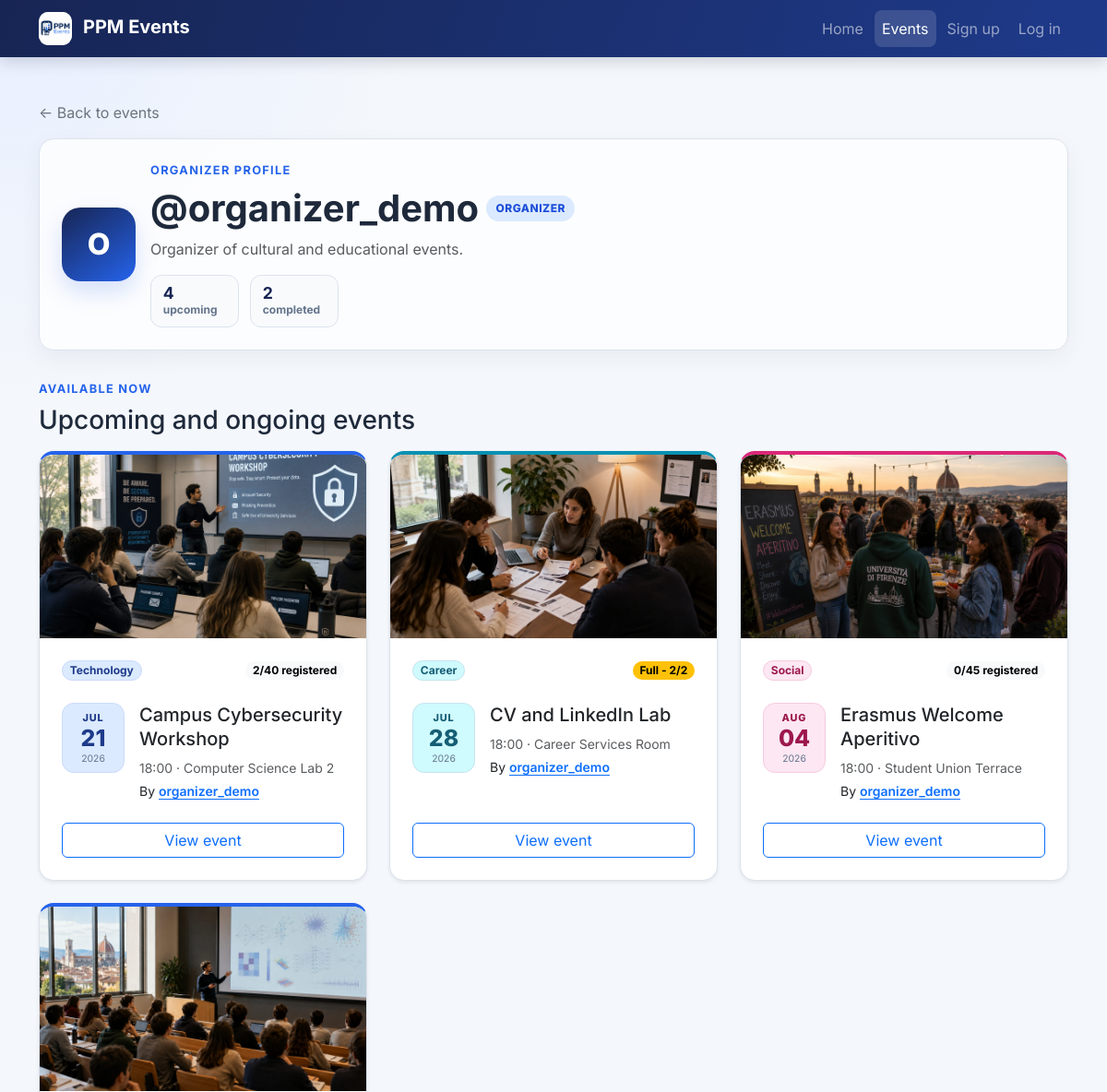
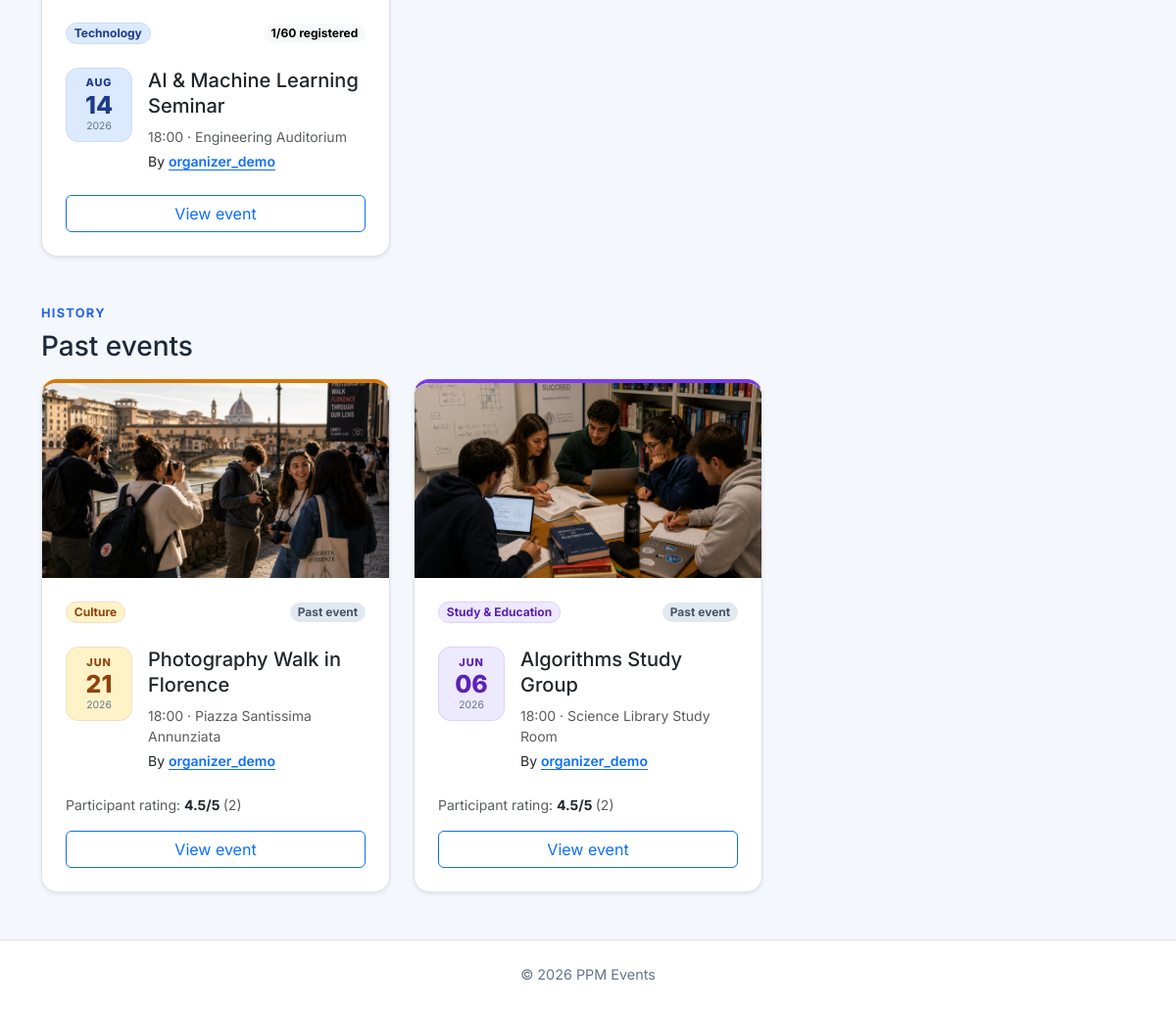
Screenshot of /organizers/35/events/ with the database file from the repository (2 pictures, top to bottom).
### accounts/models.py (models this page shows, shortened)
class Profile(models.Model):
    user = models.OneToOneField(
        settings.AUTH_USER_MODEL,
        on_delete=models.CASCADE,
        related_name="profile",
    )
    bio = models.TextField(blank=True)
    created_at = models.DateTimeField(auto_now_add=True)
    updated_at = models.DateTimeField(auto_now=True)
    class Meta:
        ordering = ["user__username"]

### events/models.py (models this page shows, shortened)
class Event(models.Model):
    class Status(models.TextChoices):
        DRAFT = "draft", "Draft"
        PUBLISHED = "published", "Published"
        CANCELLED = "cancelled", "Cancelled"
    organizer = models.ForeignKey(
        settings.AUTH_USER_MODEL,
        on_delete=models.CASCADE,
        related_name="organized_events",
    )
    category = models.ForeignKey(
        Category,
        on_delete=models.PROTECT,
        related_name="events",
        null=True,
        blank=True,
    )
    title = models.CharField(max_length=200)
    description = models.TextField()
    image = models.ImageField(
        upload_to="event_images/%Y/%m/",
        blank=True,
        validators=[
            FileExtensionValidator(
                allowed_extensions=ALLOWED_EVENT_IMAGE_EXTENSIONS
            ),
            validate_event_image_size,
        ],
    )
    starts_at = models.DateTimeField()
    ends_at = models.DateTimeField()
    location = models.CharField(max_length=255)
    capacity = models.PositiveIntegerField(
        validators=[MinValueValidator(1)],
    )
    status = models.CharField(
        max_length=20,
        choices=Status.choices,
        default=Status.DRAFT,
    )
    created_at = models.DateTimeField(auto_now_add=True)
    updated_at = models.DateTimeField(auto_now=True)
    objects = EventQuerySet.as_manager()
    class Meta:
        ordering = ["starts_at", "title"]
        constraints = [
            models.CheckConstraint(
                condition=Q(capacity__gte=1),
                name="event_capacity_at_least_one",
            ),
            models.CheckConstraint(
                condition=Q(ends_at__gt=F("starts_at")),
                name="event_ends_after_start",
            ),
        ]
        indexes = [
            models.Index(fields=["status", "starts_at"]),
            models.Index(fields=["organizer", "starts_at"]),
        ]
    def get_absolute_url(self):
        return reverse("events:detail", kwargs={"pk": self.pk})
    @property
    def has_ended(self):
        return self.ends_at <= timezone.now()

class Category(models.Model):
    name = models.CharField(max_length=80, unique=True)
    slug = models.SlugField(max_length=80, unique=True)
    class Meta:
        ordering = ["name"]
        verbose_name_plural = "categories"

### events/views.py (the view)
class OrganizerEventHistoryView(TemplateView):
    template_name = "events/organizer_event_history.html"
    def get_context_data(self, **kwargs):
        context = super().get_context_data(**kwargs)
        organizer = get_object_or_404(
            get_user_model()
            .objects.select_related("profile")
            .filter(
                organized_events__status=Event.Status.PUBLISHED,
            )
            .distinct(),
            pk=self.kwargs["pk"],
        )
        organizer_profile = getattr(organizer, "profile", None)
        events = (
            Event.objects.public()
            .filter(organizer=organizer)
            .select_related("category")
            .annotate(
                registration_count=Count("registrations", distinct=True),
                available_capacity=(
                    F("capacity")
                    - Count("registrations", distinct=True)
                ),
                review_count=Count("reviews", distinct=True),
                average_rating=Avg("reviews__rating"),
            )
        )
        now = timezone.now()
        context.update(
            {
                "organizer": organizer,
                "organizer_bio": (
                    organizer_profile.bio if organizer_profile else ""
                ),
                "current_events": events.filter(ends_at__gte=now),
                "past_events": events.filter(ends_at__lt=now).order_by(
                    "-starts_at",
                    "title",
                ),
            }
        )
        return context

### accounts/context_processors.py (called while the page is built)
def roles(request):
    return {
        "user_is_attendee": is_attendee(request.user),
        "user_is_organizer": is_organizer(request.user),
    }

### accounts/roles.py (called while the page is built)
def get_user_roles(user):
    if not user.is_authenticated:
        return frozenset()
    if not hasattr(user, "_ppm_role_names"):
        user._ppm_role_names = frozenset(
            user.groups.values_list("name", flat=True)
        )
    return user._ppm_role_names

def user_has_role(user, role):
    return role.value in get_user_roles(user)

def is_admin(user):
    return user.is_authenticated and user.is_staff

def is_attendee(user):
    return (
        user_has_role(user, Role.ATTENDEE)
        or user_has_role(user, Role.ORGANIZER)
        or is_admin(user)
    )

def is_organizer(user):
    return user_has_role(user, Role.ORGANIZER) or is_admin(user)

### events/models.py (called while the page is built)
    def public(self):
        return self.filter(status=Event.Status.PUBLISHED)

### templates/events/organizer_event_history.html (shortened to what this page needs)
{% extends "base.html" %}
{% block content %}
<div class="mb-3">
    <a class="link-secondary text-decoration-none" href="{% url 'events:list' %}">
        &larr; Back to events
    </a>
</div>
<header class="page-header organizer-profile-header">
    <div class="d-flex flex-column flex-sm-row align-items-sm-center gap-3">
        <div class="organizer-avatar" aria-hidden="true">
            {{ organizer.get_username|slice:":1"|upper }}
        </div>
        <div class="organizer-profile-copy">
            <p class="page-kicker mb-2">Organizer profile</p>
            <div class="d-flex flex-wrap align-items-center gap-2 mb-2">
                <h1 class="display-6 fw-bold mb-0">
                    @{{ organizer.get_username }}
                </h1>
                <span class="organizer-role-badge">Organizer</span>
            </div>
            <p class="text-body-secondary mb-3">
                {% if organizer_bio %}
                    {{ organizer_bio }}
                {% else %}
                    This organizer publishes activities for the student community.
                {% endif %}
            </p>
            <div class="organizer-stat-grid">
                <div class="organizer-stat">
                    <strong>{{ current_events|length }}</strong>
                    <span>upcoming</span>
                </div>
                <div class="organizer-stat">
                    <strong>{{ past_events|length }}</strong>
                    <span>completed</span>
                </div>
            </div>
        </div>
    </div>
</header>
{% if current_events %}
    <section class="mb-5" aria-labelledby="current-events-heading">
        <div class="mb-3">
            <p class="page-kicker mb-2">Available now</p>
            <h2 class="h3 mb-0" id="current-events-heading">
                Upcoming and ongoing events
            </h2>
        </div>
        <div class="row g-4">
            {% for event in current_events %}
                <div class="col-md-6 col-xl-4">
                    {% include "includes/event_card.html" with capacity_count=event.registration_count heading_level=3 %}
                </div>
            {% endfor %}
        </div>
    </section>
{% endif %}
<section aria-labelledby="past-events-heading">
    <div class="mb-3">
        <p class="page-kicker mb-2">History</p>
        <h2 class="h3 mb-0" id="past-events-heading">Past events</h2>
    </div>
    {% if past_events %}
        <div class="row g-4">
            {% for event in past_events %}
                <div class="col-md-6 col-xl-4">
                    {% include "includes/event_card.html" with capacity_count=event.registration_count heading_level=3 %}
                </div>
            {% endfor %}
        </div>
    {% else %}
        {% include "includes/empty_state.html" with title="No past events" description="This organizer has no completed published events yet." action_url=None action_label=None %}
    {% endif %}
</section>
{% endblock %}

### templates/includes/event_card.html
{% load i18n %}
{% language "en" %}
<article class="card event-card category-accent category-{{ event.category.slug|default:'other' }} h-100 shadow-sm">
    {% if event.image %}
        <div class="event-card-media">
            <img
                src="{{ event.image.url }}"
                alt="{{ event.title }}"
                loading="lazy"
                width="1600"
                height="900"
            >
        </div>
    {% endif %}
    <div class="card-body d-flex flex-column p-4">
        <div class="d-flex flex-wrap justify-content-between align-items-center gap-2 mb-4">
            <span class="badge rounded-pill category-badge">
                {{ event.category.name|default:"Other" }}
            </span>
            {% if event.has_ended %}
                <span class="badge rounded-pill event-state-badge event-state-past">
                    Past event
                </span>
            {% elif capacity_count >= event.capacity %}
                <span class="badge rounded-pill text-bg-warning">
                    Full - {{ capacity_count }}/{{ event.capacity }}
                </span>
            {% else %}
                <span class="badge rounded-pill text-bg-light">
                    {{ capacity_count }}/{{ event.capacity }} registered
                </span>
            {% endif %}
        </div>
        <div class="d-flex gap-3 align-items-start mb-4">
            <time
                class="event-date-tile"
                datetime="{{ event.starts_at|date:'c' }}"
                aria-label="{{ event.starts_at|date:'d F Y, H:i' }}"
            >
                <span class="event-date-month">{{ event.starts_at|date:"M" }}</span>
                <span class="event-date-day">{{ event.starts_at|date:"d" }}</span>
                <span class="event-date-year">{{ event.starts_at|date:"Y" }}</span>
            </time>
            <div class="min-w-0">
                {% if heading_level == 3 %}
                    <h3 class="h5 card-title mb-2">{{ event.title }}</h3>
                {% else %}
                    <h2 class="h5 card-title mb-2">{{ event.title }}</h2>
                {% endif %}
                <p class="small text-body-secondary mb-1">
                    {{ event.starts_at|date:"H:i" }} &middot; {{ event.location }}
                </p>
                <p class="small mb-0">
                    By
                    <a
                        class="position-relative z-2 organizer-link"
                        href="{% url 'events:organizer_history' event.organizer_id %}"
                    >
                        {{ event.organizer.get_username }}
                    </a>
                </p>
            </div>
        </div>
        {% if event.review_count %}
            <p class="small text-body-secondary mb-3">
                Participant rating:
                <strong class="text-body">
                    {{ event.average_rating|floatformat:"1u" }}/5
                </strong>
                ({{ event.review_count }})
            </p>
        {% endif %}
        <a
            class="btn btn-outline-primary mt-auto stretched-link"
            href="{{ event.get_absolute_url }}"
            aria-label="View details for {{ event.title }}"
        >
            {{ button_label|default:"View event" }}
        </a>
    </div>
</article>
{% endlanguage %}

### static/css/styles.css (style rules this page uses)
:root { --ppm-navy: #172554; --ppm-blue: #2563eb; --ppm-blue-dark: #1d4ed8; --ppm-surface: #ffffff; --ppm-background: #f4f7fb; --ppm-border: #dce3ed; --ppm-muted: #64748b; }
html { scroll-behavior: smooth; }
body { min-height: 100vh; display: flex; flex-direction: column; color: #1e293b; font-family: "Inter", system-ui, -apple-system, BlinkMacSystemFont, "Segoe UI", sans-serif; background: radial-gradient(circle at top left, #e8efff 0, transparent 28rem), var(--ppm-background); }
a { text-underline-offset: 0.18em; }
.btn { transition: color 160ms ease, background-color 160ms ease, border-color 160ms ease, box-shadow 160ms ease, transform 160ms ease; }
.page-header { margin-bottom: 2rem; }
.page-kicker { color: var(--ppm-blue); font-size: 0.8rem; font-weight: 700; letter-spacing: 0.1em; text-transform: uppercase; }
.card { border-color: var(--ppm-border); border-radius: 1rem; }
.event-card { --category-color: var(--ppm-blue); --category-soft: #e8efff; --category-text: #173b7a; overflow: hidden; border-top: 0.25rem solid var(--category-color); transition: border-color 160ms ease, transform 160ms ease, box-shadow 160ms ease; }
.category-accent { --category-color: #64748b; --category-soft: #f1f5f9; --category-text: #334155; }
.category-technology { --category-color: #2563eb; --category-soft: #dbeafe; --category-text: #1e3a8a; }
.category-study-education { --category-color: #7c3aed; --category-soft: #ede9fe; --category-text: #5b21b6; }
.category-career { --category-color: #0891b2; --category-soft: #cffafe; --category-text: #155e75; }
.category-social { --category-color: #db2777; --category-soft: #fce7f3; --category-text: #9d174d; }
.category-culture { --category-color: #d97706; --category-soft: #fef3c7; --category-text: #92400e; }
.event-card .card-title { line-height: 1.3; }
.event-card-media, .event-detail-media { overflow: hidden; background: #e2e8f0; aspect-ratio: 16 / 9; }
.event-card-media img, .event-detail-media img { width: 100%; height: 100%; object-fit: cover; }
.event-card-media img { transition: transform 240ms ease; }
.event-date-tile { display: grid; flex: 0 0 4.25rem; min-height: 4.75rem; padding: 0.45rem; place-items: center; color: var(--category-text); line-height: 1; text-align: center; text-decoration: none; background: var(--category-soft); border: 1px solid color-mix(in srgb, var(--category-color) 24%, white); border-radius: 0.8rem; }
.event-date-month { font-size: 0.68rem; font-weight: 800; letter-spacing: 0.08em; text-transform: uppercase; }
.event-date-day { font-size: 1.55rem; font-weight: 800; }
.event-date-year { color: var(--ppm-muted); font-size: 0.65rem; }
.event-state-badge { color: #475569; background: #e2e8f0; }
.organizer-link { font-weight: 600; }
.min-w-0 { min-width: 0; }
.category-badge { color: var(--category-text); background: var(--category-soft); border: 1px solid color-mix(in srgb, var(--category-color) 24%, white); }
.organizer-profile-header { padding: 1.5rem; background: rgba(255, 255, 255, 0.78); border: 1px solid var(--ppm-border); border-radius: 1rem; box-shadow: 0 0.5rem 1.5rem rgba(15, 23, 42, 0.05); }
.organizer-profile-copy { min-width: 0; }
.organizer-avatar { display: grid; flex: 0 0 5rem; width: 5rem; height: 5rem; place-items: center; color: #fff; font-size: 2rem; font-weight: 800; background: linear-gradient(145deg, var(--ppm-navy), var(--ppm-blue)); border-radius: 1.25rem; box-shadow: 0 0.75rem 1.5rem rgba(37, 99, 235, 0.18); }
.organizer-role-badge { padding: 0.3rem 0.65rem; color: #1d4ed8; font-size: 0.75rem; font-weight: 800; letter-spacing: 0.04em; background: #dbeafe; border-radius: 999px; text-transform: uppercase; }
.organizer-stat-grid { display: flex; flex-wrap: wrap; gap: 0.75rem; }
.organizer-stat { display: flex; min-width: 6rem; padding: 0.55rem 0.8rem; flex-direction: column; background: #f8fafc; border: 1px solid var(--ppm-border); border-radius: 0.75rem; }
.organizer-stat strong { color: var(--ppm-navy); font-size: 1.1rem; line-height: 1.1; }
.organizer-stat span { color: var(--ppm-muted); font-size: 0.75rem; font-weight: 700; }

### rows the page displays
Profile: bio "Organizer of cultural and educational events."
Event: image (picture), category.name "Technology", capacity_count "2", capacity "40", starts_at "JUL", starts_at "21", starts_at "2026", title "Campus Cybersecurity Workshop", starts_at "18:00", location "Computer Science Lab 2", organizer.get_username "organizer_demo", button_label "View event"
Event: image (picture), category.name "Career", capacity "2", starts_at "JUL", starts_at "28", starts_at "2026", title "CV and LinkedIn Lab", starts_at "18:00", location "Career Services Room", organizer.get_username "organizer_demo", button_label "View event"
Event: image (picture), category.name "Social", capacity_count "0", capacity "45", starts_at "AUG", starts_at "04", starts_at "2026", title "Erasmus Welcome Aperitivo", starts_at "18:00", location "Student Union Terrace", organizer.get_username "organizer_demo", button_label "View event"
Event: image (picture), category.name "Technology", capacity_count "1", capacity "60", starts_at "AUG", starts_at "14", starts_at "2026", title "AI & Machine Learning Seminar", starts_at "18:00", location "Engineering Auditorium", organizer.get_username "organizer_demo", button_label "View event"
Event: image (picture), category.name "Culture", shows "Past event", starts_at "JUN", starts_at "21", starts_at "2026", title "Photography Walk in Florence", starts_at "18:00", location "Piazza Santissima Annunziata", organizer.get_username "organizer_demo", average_rating "4.5", review_count "2", button_label "View event"
Event: image (picture), category.name "Study & Education", shows "Past event", starts_at "JUN", starts_at "06", starts_at "2026", title "Algorithms Study Group", starts_at "18:00", location "Science Library Study Room", organizer.get_username "organizer_demo", average_rating "4.5", review_count "2", button_label "View event"

### other values shown
{{ organizer.get_username|slice:":1"|upper }} "O"
{{ organizer.get_username }} "organizer_demo"
{{ current_events|length }} "4"
{{ past_events|length }} "2"
